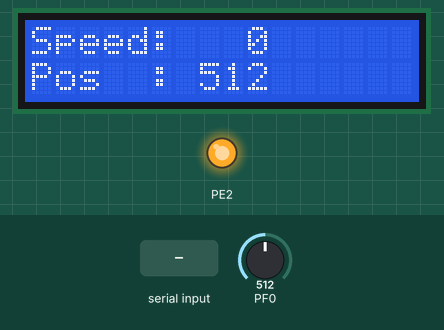
Recording of a program running on a simulated ATmega128, built with avr-gcc and emulated at 16 MHz. Parts: 16×2 character LCD, output pins drawn as LEDs (lit = HIGH). Wiring (inferred from the names in the program): PCF8574 port expander at I2C address 0x27. Wiring (inferred from the signals the program sends): character LCD (HD44780): RS Q0; E Q2; backlight Q3; data Q4, Q5, Q6, Q7. Inputs (shaded band) come from the test bench; at power-on: PF0 = 512. What the program prints to the serial monitor is not drawn.

Above: at 1.2 s.
1.3 s: PF0 set to 716
At 2.3 s:
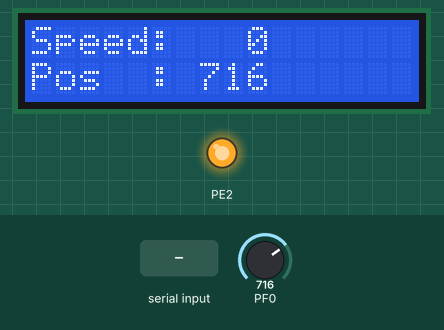
2.8 s: "90,45\n" received over Serial
At 3.8 s:
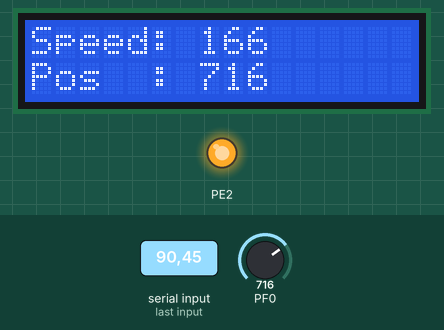
4.3 s: PF0 set to 900
At 5.2 s:
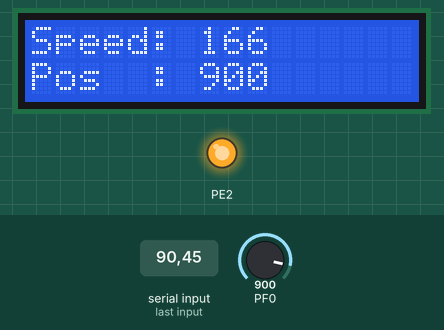
5.9 s: "30,150\n" received over Serial
At 6.6 s:
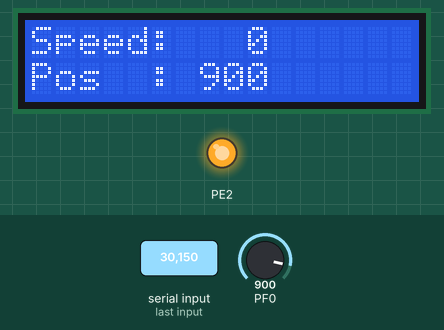
7.4 s: PF0 set to 1023
At 8.0 s:
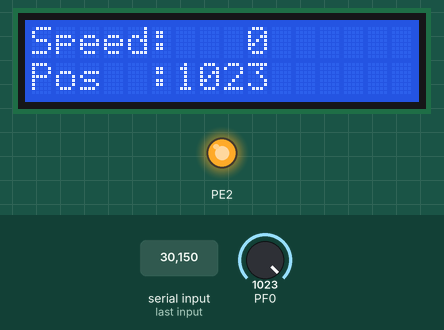
8.9 s: PF0 set to 511
At 9.3 s:
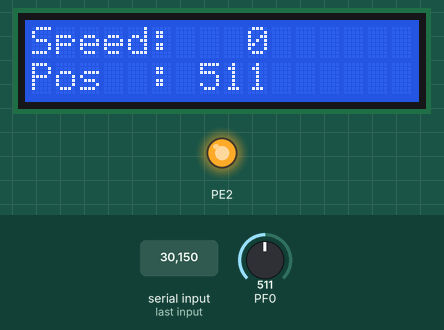
Timing chart, 0 to 11.4 s (numbered marks = the images above; inputs shaded):
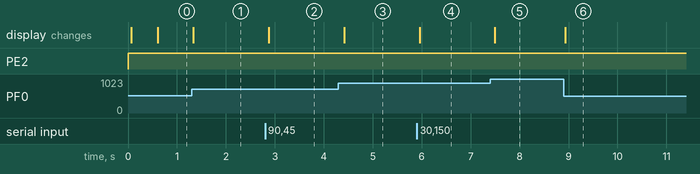

Measured:
- after the input at 1.3 s, the display: changes at once (image 1)
- after the input at 2.8 s, the display: changes after 0.08 s (image 2)
- after the input at 4.3 s, the display: changes after 0.12 s (image 3)
- after the input at 5.9 s, the display: changes after 0.06 s (image 4)
- after the input at 7.4 s, the display: changes after 0.10 s (image 5)
- after the input at 8.9 s, the display: changes at once (image 6)

The program:

main.c
```c
//가변저항으로 다이나믹셀 위치, PC 숫자로 속도. lcd에 표시
#ifndef F_CPU
#define F_CPU 16000000UL
#endif
#include <avr/io.h>
#include <avr/interrupt.h>
#include <avr/pgmspace.h>
#include <util/delay.h>
#include <stdio.h>
#include "LCD_Text.h"
volatile char rx_digit;	//pc에서 받은 마지막 숫자
volatile char rx_new;	//1이면 새 값이 들어옴
const unsigned int crc_table[256] PROGMEM = {	//다이나믹셀 프로토콜 2.0 표준 표
	0x0000, 0x8005, 0x800F, 0x000A, 0x801B, 0x001E, 0x0014, 0x8011,
	0x8033, 0x0036, 0x003C, 0x8039, 0x0028, 0x802D, 0x8027, 0x0022,
	0x8063, 0x0066, 0x006C, 0x8069, 0x0078, 0x807D, 0x8077, 0x0072,
	0x0050, 0x8055, 0x805F, 0x005A, 0x804B, 0x004E, 0x0044, 0x8041,
	0x80C3, 0x00C6, 0x00CC, 0x80C9, 0x00D8, 0x80DD, 0x80D7, 0x00D2,
	0x00F0, 0x80F5, 0x80FF, 0x00FA, 0x80EB, 0x00EE, 0x00E4, 0x80E1,
	0x00A0, 0x80A5, 0x80AF, 0x00AA, 0x80BB, 0x00BE, 0x00B4, 0x80B1,
	0x8093, 0x0096, 0x009C, 0x8099, 0x0088, 0x808D, 0x8087, 0x0082,
	0x8183, 0x0186, 0x018C, 0x8189, 0x0198, 0x819D, 0x8197, 0x0192,
	0x01B0, 0x81B5, 0x81BF, 0x01BA, 0x81AB, 0x01AE, 0x01A4, 0x81A1,
	0x01E0, 0x81E5, 0x81EF, 0x01EA, 0x81FB, 0x01FE, 0x01F4, 0x81F1,
	0x81D3, 0x01D6, 0x01DC, 0x81D9, 0x01C8, 0x81CD, 0x81C7, 0x01C2,
	0x0140, 0x8145, 0x814F, 0x014A, 0x815B, 0x015E, 0x0154, 0x8151,
	0x8173, 0x0176, 0x017C, 0x8179, 0x0168, 0x816D, 0x8167, 0x0162,
	0x8123, 0x0126, 0x012C, 0x8129, 0x0138, 0x813D, 0x8137, 0x0132,
	0x0110, 0x8115, 0x811F, 0x011A, 0x810B, 0x010E, 0x0104, 0x8101,
	0x8303, 0x0306, 0x030C, 0x8309, 0x0318, 0x831D, 0x8317, 0x0312,
	0x0330, 0x8335, 0x833F, 0x033A, 0x832B, 0x032E, 0x0324, 0x8321,
	0x0360, 0x8365, 0x836F, 0x036A, 0x837B, 0x037E, 0x0374, 0x8371,
	0x8353, 0x0356, 0x035C, 0x8359, 0x0348, 0x834D, 0x8347, 0x0342,
	0x03C0, 0x83C5, 0x83CF, 0x03CA, 0x83DB, 0x03DE, 0x03D4, 0x83D1,
	0x83F3, 0x03F6, 0x03FC, 0x83F9, 0x03E8, 0x83ED, 0x83E7, 0x03E2,
	0x83A3, 0x03A6, 0x03AC, 0x83A9, 0x03B8, 0x83BD, 0x83B7, 0x03B2,
	0x0390, 0x8395, 0x839F, 0x039A, 0x838B, 0x038E, 0x0384, 0x8381,
	0x0280, 0x8285, 0x828F, 0x028A, 0x829B, 0x029E, 0x0294, 0x8291,
	0x82B3, 0x02B6, 0x02BC, 0x82B9, 0x02A8, 0x82AD, 0x82A7, 0x02A2,
	0x82E3, 0x02E6, 0x02EC, 0x82E9, 0x02F8, 0x82FD, 0x82F7, 0x02F2,
	0x02D0, 0x82D5, 0x82DF, 0x02DA, 0x82CB, 0x02CE, 0x02C4, 0x82C1,
	0x8243, 0x0246, 0x024C, 0x8249, 0x0258, 0x825D, 0x8257, 0x0252,
	0x0270, 0x8275, 0x827F, 0x027A, 0x826B, 0x026E, 0x0264, 0x8261,
	0x0220, 0x8225, 0x822F, 0x022A, 0x823B, 0x023E, 0x0234, 0x8231,
	0x8213, 0x0216, 0x021C, 0x8219, 0x0208, 0x820D, 0x8207, 0x0202
};
ISR(USART0_RX_vect)
{
	char c = UDR0;	//반드시 읽어야 rxc0가 내려간다
	if (c < '0' || c > '9')	//숫자가 아니면 무시
	{
		return;
	}
	rx_digit = c - '0';
	rx_new = 1;
}
void uart_init(void)
{
	DDRE |= (1 << PE1);
	DDRE &= ~(1 << PE0);
	UBRR0H = 0;
	UBRR0L = 16;	//57600, 다이나믹셀 기본값과 같다
	UCSR0A = 0x00;
	UCSR0C = (1 << UCSZ01) | (1 << UCSZ00);
	UCSR0B = (1 << TXEN0) | (1 << RXEN0) | (1 << RXCIE0);
}
void uart_putchar(char data)
{
	while (!(UCSR0A & (1 << UDRE0)))
	{
		;
	}
	UDR0 = data;
}
void adc_init(void)
{
	ADMUX = (1 << REFS0);
	ADCSRA = (1 << ADEN) | (1 << ADPS2) | (1 << ADPS1) | (1 << ADPS0);
}
int adc_read(void)
{
	ADCSRA |= (1 << ADSC);
	while (ADCSRA & (1 << ADSC))
	{
		;
	}
	return ADCW;
}
int adc_avg(void)	//떨림이 심해서 16번 평균(왜냐면 가변저항 쓸 떄 충분히 값이 안정화 되지 못해서 평균으로 하는게 안정적임.  ps.가변저항 값이 금요일에는 안정적이었는데 주말에 시연할 때 회로를 조금 수정하다보니 값이 조금씩 바뀌어서 추가함. )
{
	int i;
	long sum = 0;
	for (i = 0; i < 16; i++)
	{
		sum += adc_read();
	}
	return sum / 16;
}
unsigned int update_crc(unsigned int crc, char *data, int len)
{
	int i, idx;
	for (i = 0; i < len; i++)
	{
		idx = ((crc >> 8) ^ data[i]) & 0xFF;
		crc = (crc << 8) ^ pgm_read_word(&crc_table[idx]);
	}
	return crc;
}
void dxl_write(int addr, char *data, int len)	//쓰기 명령 패킷 송신
{
	char packet[16];
	int idx = 0;
	int i;
	int length = 1 + 2 + len + 2;	//명령1+주소2+데이터n+crc2
	unsigned int crc;
	packet[idx++] = 0xFF;
	packet[idx++] = 0xFF;
	packet[idx++] = 0xFD;
	packet[idx++] = 0x00;	//예약
	packet[idx++] = 1;	//다이나믹셀 id
	packet[idx++] = length & 0xFF;
	packet[idx++] = length >> 8;
	packet[idx++] = 0x03;	//write 명령
	packet[idx++] = addr & 0xFF;
	packet[idx++] = addr >> 8;
	for (i = 0; i < len; i++)
	{
		packet[idx++] = data[i];
	}
	crc = update_crc(0, packet, idx);
	packet[idx++] = crc & 0xFF;
	packet[idx++] = crc >> 8;
	for (i = 0; i < idx; i++)
	{
		uart_putchar(packet[i]);
	}
}
void dxl_write1(int addr, char value)
{
	dxl_write(addr, &value, 1);
}
void dxl_write4(int addr, long value)	//리틀 엔디안
{
	char d[4];
	d[0] = value;
	d[1] = value >> 8;
	d[2] = value >> 16;
	d[3] = value >> 24;
	dxl_write(addr, d, 4);
}
void lcd_show(int speed, int pos)
{
	char buf[20];
	sprintf(buf, "Speed:%4d", speed);	//폭을 고정해서 잔상 방지
	lcdString(0, 0, buf);
	sprintf(buf, "Pos  :%4d", pos);
	lcdString(1, 0, buf);
}
int main(void)
{
	int goal_pos, goal_speed = 0;
	int last_pos = -1;	//마지막으로 보낸 위치
	DDRE |= (1 << PE2);
	PORTE |= (1 << PE2);	//max485 re+de, 계속 high로 두고 송신만 한다
	DDRF &= ~(1 << PF0);	//가변저항
	PORTF &= ~(1 << PF0);
	uart_init();
	adc_init();
	lcdInit();	//안에서 i2c_init까지 해준다
	lcdClear();
	sei();
	_delay_ms(500);	//다이나믹셀 전원 안정화 대기
	dxl_write1(68, 1);	//쓰기에 응답 안 하게 해서 버스 충돌 방지
	_delay_ms(10);	//다이나믹셀이 앞 패킷을 처리할 시간
	dxl_write1(64, 1);	//토크
	_delay_ms(10);
	while (1)
	{
		goal_pos = adc_avg();	//0에서1023을 목표 위치로
		if (last_pos < 0 || goal_pos - last_pos >= 15 || last_pos - goal_pos >= 15)	//목표가 계속 바뀌면 모터가 궤적을 다시 짜느라 못 움직인다(따라서 가변저항 값을 안정화 시키는게 가장 중요하다.)
		{
			dxl_write4(116, goal_pos);	//목표위치
			last_pos = goal_pos;
			lcd_show(goal_speed, last_pos);
		}
		if (rx_new)
		{
			rx_new = 0;
			goal_speed = rx_digit * 300 / 9;	//0에서9를 0에서300에 대응
			dxl_write4(112, goal_speed);
			lcd_show(goal_speed, last_pos);
		}
		_delay_ms(100);
	}
	return 0;
}
```

i2c.c
```c
#include "i2c.h"

//------------------------------------------------------------------------------
// TWI 초기화
//------------------------------------------------------------------------------
void i2c_init(void)
{
    // SCL(PD0), SDA(PD1)은 TWI 하드웨어가 제어하므로 방향은 입력으로 두고
    // 내부 풀업만 켜준다. (모듈에 외부 풀업이 있으면 없어도 동작함)
    DDRD  &= ~((1 << PD0) | (1 << PD1));
    PORTD |=  ((1 << PD0) | (1 << PD1));

    TWSR = 0x00;            // TWPS1:0 = 00 -> 분주율 1
    TWBR = (U8)TWBR_VAL;    // 16MHz 기준 72 -> SCL 100kHz
    TWCR = (1 << TWEN);     // TWI 활성화
}

//------------------------------------------------------------------------------
// START + 슬레이브 주소 전송
//------------------------------------------------------------------------------
void i2c_start(U8 address)
{
    // START 조건 발생
    TWCR = (1 << TWINT) | (1 << TWSTA) | (1 << TWEN);
    while (!(TWCR & (1 << TWINT)));

    // SLA + R/W 전송
    TWDR = address;
    TWCR = (1 << TWINT) | (1 << TWEN);
    while (!(TWCR & (1 << TWINT)));
}

//------------------------------------------------------------------------------
// 1바이트 전송
//------------------------------------------------------------------------------
void i2c_transmit(U8 data)
{
    TWDR = data;
    TWCR = (1 << TWINT) | (1 << TWEN);
    while (!(TWCR & (1 << TWINT)));
}

//------------------------------------------------------------------------------
// STOP 조건
//------------------------------------------------------------------------------
void i2c_stop(void)
{
    TWCR = (1 << TWINT) | (1 << TWEN) | (1 << TWSTO);
    while (TWCR & (1 << TWSTO));    // STOP 완료 대기
}

//------------------------------------------------------------------------------
// n바이트 연속 전송 (START -> 데이터 n개 -> STOP)
//------------------------------------------------------------------------------
void i2c_transmit_nbytes(U8 address, U8 *data, U16 length)
{
    U16 i;

    i2c_start(address | I2C_WRITE);
    for (i = 0; i < length; i++)
    {
        i2c_transmit(data[i]);
    }
    i2c_stop();
}
```

i2c.h
```c
/*==============================================================================
 *   ATmega128 TWI(I2C) Master Driver
 *      MPU     : ATmega128 (16MHz)
 *      SCL     : PD0
 *      SDA     : PD1
 *==============================================================================*/

#ifndef __I2C_H
#define __I2C_H

#ifndef F_CPU
#define F_CPU 16000000UL
#endif

#include <avr/io.h>
#include <util/delay.h>

#define I2C_READ        0x01    // 주소 뒤에 붙는 R/W 비트 (읽기)
#define I2C_WRITE       0x00    // 주소 뒤에 붙는 R/W 비트 (쓰기)

// SCL = F_CPU / (16 + 2*TWBR*4^TWPS),  TWPS=0(분주 1) 기준
// 16MHz / 100kHz -> TWBR = 72
#define I2C_SCL_FREQ    100000UL
#define TWBR_VAL        (((F_CPU / I2C_SCL_FREQ) - 16) / 2)

typedef unsigned char  U8;
typedef unsigned int   U16;

void i2c_init(void);
void i2c_start(U8 address);                 // address는 이미 8비트로 시프트된 값
void i2c_transmit(U8 data);
void i2c_stop(void);
void i2c_transmit_nbytes(U8 address, U8 *data, U16 length);

#endif
```

LCD_Text.c
```c
#include "LCD_Text.h"

static U8 lcdBackState = LCD_BL;    // 백라이트 상태 (기본 ON)

//------------------------------------------------------------------------------
// 4비트(상위 니블) 1회 전송 - 초기화 과정에서만 사용
//   [데이터 니블 + 제어비트 + EN=1] -> [데이터 니블 + 제어비트 + EN=0]
//   I2C 1바이트 전송이 100kHz에서 약 90us라서 E 펄스 폭은 자동으로 충분하다.
//------------------------------------------------------------------------------
static void lcdSendNibble(U8 nibble, U8 rs)
{
    U8 buf[2];

    buf[0] = (nibble & 0xF0) | rs | lcdBackState | LCD_EN;
    buf[1] = (nibble & 0xF0) | rs | lcdBackState;

    i2c_transmit_nbytes(LCD_I2C_ADDR, buf, 2);
}

//------------------------------------------------------------------------------
// 8비트 1바이트를 상위/하위 니블로 쪼개서 총 4바이트로 전송
//------------------------------------------------------------------------------
static void lcdSendByte(U8 byte, U8 rs)
{
    U8 buf[4];
    U8 hi = byte & 0xF0;
    U8 lo = (byte << 4) & 0xF0;

    buf[0] = hi | rs | lcdBackState | LCD_EN;   // 상위 니블 래치
    buf[1] = hi | rs | lcdBackState;
    buf[2] = lo | rs | lcdBackState | LCD_EN;   // 하위 니블 래치
    buf[3] = lo | rs | lcdBackState;

    i2c_transmit_nbytes(LCD_I2C_ADDR, buf, 4);
}

//------------------------------------------------------------------------------
// LCD 초기화 함수 (HD44780 4비트 모드 초기화 절차)
//------------------------------------------------------------------------------
void lcdInit(void)
{
    i2c_init();
    _delay_ms(50);              // 전원 안정화 대기

    lcdSendNibble(0x30, 0);  _delay_ms(5);      // 8비트 모드 요청 1
    lcdSendNibble(0x30, 0);  _delay_us(150);    // 8비트 모드 요청 2
    lcdSendNibble(0x30, 0);  _delay_us(150);    // 8비트 모드 요청 3
    lcdSendNibble(0x20, 0);  _delay_us(150);    // 여기서 4비트 모드로 전환

    lcdCommand(FUNCSET);        // 4bit, 2line, 5x8 font
    lcdCommand(DISPOFF);        // display off
    lcdCommand(ALLCLR);         // clear display
    lcdCommand(ENTMODE);        // entry mode set
    lcdCommand(DISPON);         // display on, cursor off

    lcdString(0, 0, "Init OK");
}

//------------------------------------------------------------------------------
// LCD 지우기 함수
//------------------------------------------------------------------------------
void lcdClear(void)
{
    lcdCommand(ALLCLR);
}

//------------------------------------------------------------------------------
// 문자열 출력 함수
//------------------------------------------------------------------------------
void lcdString(U8 line, U8 col, char *str)
{
    char *pStr = str;

    lcdDisplayPosition(line, col);
    while (*pStr)
    {
        lcdData(*pStr++);
    }
}

//------------------------------------------------------------------------------
// 숫자 출력 함수
//------------------------------------------------------------------------------
void lcdNumber(U8 line, U8 col, int num)
{
    char buf[12] = {0, };

    sprintf(buf, "%d", num);
    lcdString(line, col, buf);
}

//------------------------------------------------------------------------------
// 백라이트 제어
//------------------------------------------------------------------------------
void lcdBacklight(U8 on)
{
    U8 data;

    lcdBackState = on ? LCD_BL : 0x00;

    data = lcdBackState;                        // 더미 쓰기로 즉시 반영
    i2c_transmit_nbytes(LCD_I2C_ADDR, &data, 1);
}

//------------------------------------------------------------------------------
// 명령 함수 (RS = 0)
//------------------------------------------------------------------------------
void lcdCommand(U8 byte)
{
    lcdSendByte(byte, 0x00);

    // Clear / Return Home 은 1.52ms 이상 필요, 나머지는 37us
    if (byte == 0x01 || byte == 0x02)   _delay_ms(2);
    else                                _delay_us(50);
}

//------------------------------------------------------------------------------
// 데이타 쓰기 함수 (RS = 1)
//------------------------------------------------------------------------------
void lcdData(U8 byte)
{
    lcdSendByte(byte, LCD_RS);
    _delay_us(50);
}

//------------------------------------------------------------------------------
//                 Display Position Setting Function
//------------------------------------------------------------------------------
void lcdDisplayPosition(U8 line, U8 col)
{
    if (line == 0)  lcdCommand(LINE1 + col);
    else            lcdCommand(LINE2 + col);
}
```

LCD_Text.h
```c
/*==============================================================================
 *
 *   CLCD (I2C 버전)
 *      LCD Driver      : KS0066U / HD44780 호환
 *      I2C Expander    : PCF8574  (Slave Address 0x27)
 *      File Name       : LCD_Text.h
 *      MPU_Type        : ATmega128 (16MHz)
 *
 *   기존 병렬(PORTC) 버전과 함수 이름/인자를 동일하게 맞췄기 때문에
 *   main.c는 고칠 필요 없이 이 파일들만 교체하면 된다.
 *
==============================================================================*/

#ifndef __Text_Lcd_H
#define __Text_Lcd_H

#ifndef F_CPU
#define F_CPU 16000000UL
#endif

#include <avr/io.h>
#include <util/delay.h>
#include <stdio.h>
#include "i2c.h"

//------------------------------------------------------------------------------
//  I2C 슬레이브 주소
//  PCF8574  -> 0x27 , PCF8574A -> 0x3F 인 경우가 많다.
//  TWI에는 7비트 주소를 왼쪽으로 1칸 민 값을 넣어야 한다. (0x27 << 1 = 0x4E)
//------------------------------------------------------------------------------
#define LCD_I2C_ADDR    (0x27 << 1)

//------------------------------------------------------------------------------
//  PCF8574 출력 핀 <-> LCD 핀 연결 (I2C 백팩 모듈 표준 배선)
//  Bit      7    6    5    4     3    2    1    0
//  LCD Pin  DB7  DB6  DB5  DB4   BL   E    R/W  RS
//------------------------------------------------------------------------------
#define LCD_RS          0x01    // 0 = 명령, 1 = 데이터
#define LCD_RW          0x02    // 항상 0 (쓰기 전용)
#define LCD_EN          0x04    // Enable
#define LCD_BL          0x08    // Backlight

// Text Lcd 명령어 셋팅
#define FUNCSET     0x28    // Function set     0010 1000 (4bit, 2line, 5x8)
#define ENTMODE     0x06    // Entry Mode Set   0000 0110
#define ALLCLR      0x01    // All Clear        0000 0001
#define DISPOFF     0x08    // Display Off      0000 1000
#define DISPON      0x0C    // Display On       0000 1100
#define LINE1       0x80    // 1st line Move    1000 0000
#define LINE2       0xC0    // 2nd line Move    1100 0000

//------------------------------------------------------------------------------
//                       ===== Funtion Prototype =====
//------------------------------------------------------------------------------
void lcdInit(void);
void lcdClear(void);
void lcdString(U8 line, U8 col, char *str);
void lcdNumber(U8 line, U8 col, int num);
void lcdBacklight(U8 on);                   // 1 = 켜기, 0 = 끄기

void lcdCommand(U8 byte);
void lcdData(U8 byte);
void lcdDisplayPosition(U8 line, U8 col);

#endif
```
